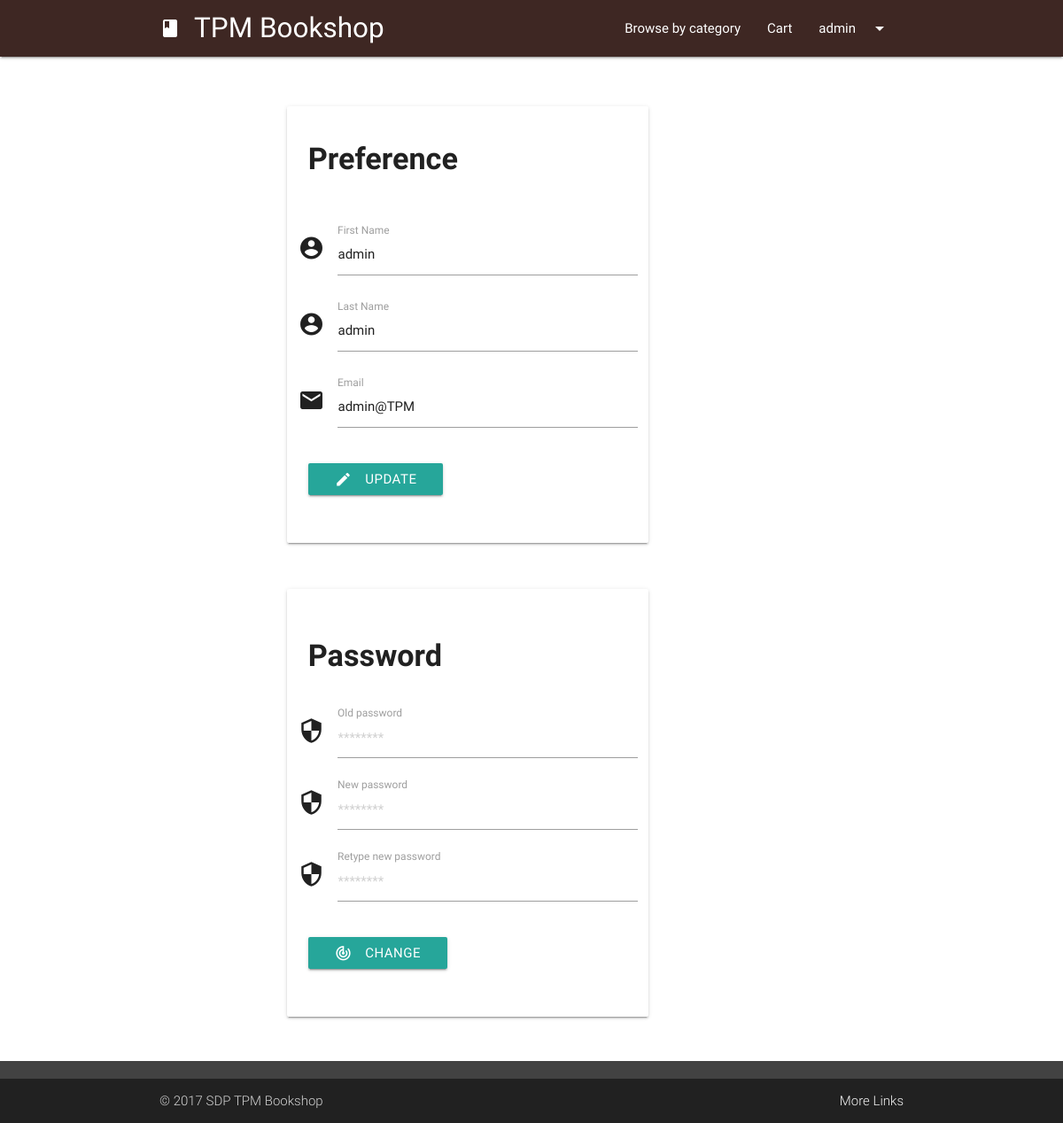
Screenshot of /settings.php (signed in) with the database file from the repository.
### tables this page shows
CREATE TABLE `user` (
  `username` varchar(255) NOT NULL,
  `fname` varchar(255) NOT NULL,
  `lname` varchar(100) NOT NULL,
  `email` varchar(255) NOT NULL,
  `password` varchar(255) NOT NULL,
  `gender` varchar(7) NOT NULL,
  `pnumber` varchar(32) NOT NULL,
  `birthday` varchar(10) DEFAULT NULL,
  `status` varchar(30) NOT NULL DEFAULT 'member',
  `registerdate` int(10) NOT NULL
);

### php/userData.php (called while the page is built)
<?php
include "connect.php";
$currentUser = $_SESSION['tpmb-user'];
$getUserData = "SELECT username, fname, lname, email FROM user WHERE username='$currentUser'";
$userData = mysqli_query($conn,$getUserData);
while($row = mysqli_fetch_assoc($userData)) {
  $fname = $row["fname"];
  $lname = $row["lname"];
  $email = $row["email"];
}
?>

### settings.php (the view, shortened to what this page needs)
<?php
include "php/userData.php";
?>
<head>
	<link type="text/css" rel="stylesheet" href="css/materialize.min.css" media="screen,projection" />
	<link type="text/css" rel="stylesheet" href="css/tpmb.css" media="screen,projection" />
</head>
<body>
  <main>
    <header>
			<?php
			  include "ui/header.php" ?>
		</header>
    <div class="container" >
        <div class="row margintop4">
          <div class="col s12 m12 l6 offset-l2">
            <div class="section">
            <div class="card-panel">
              <span>
                  <h4><b>Preference</b></h4><br>
                <div class="section">
                  <form method="POST" action="php/changeSettings.php">
                    <div class="row">
                      <div class="input-field">
                        <i class="material-icons prefix">account_circle</i>
                        <input name="fname" id="fname" type="text" class="validate" value=<?php echo $fname; ?> pattern="[A-Za-z]{2,}" required>
                        <label for="fname">First Name</label>
                      </div>
                    </div>
                    <div class="row">
                      <div class="input-field">
                        <i class="material-icons prefix">account_circle</i>
                        <input name="lname" id="lname" type="text" class="validate" value=<?php echo $lname; ?> pattern="[A-Za-z]{2,}"required>
                        <label for="lname">Last Name</label>
                      </div>
                    </div>
                    <div class="row">
                      <div class="input-field">
                        <i class="material-icons prefix">email</i>
                        <input name="email" id="email" type="text" class="validate" value=<?php echo $email; ?> required>
                        <label for="email">Email</label>
                      </div>
                    </div>
                    <button name="update" type="submit" class="waves-effect waves-light btn"><i class="material-icons prefix left">edit</i>Update</button>
                  </form>
                </div>
              </span>
            </div>
          </div>
            <div class="section">
              <div class="card-panel">
                <span>
                  <div class="section">
                    <h4><b>Password</b></h4><br>
                    <form method="POST" action="php/changeSettings.php">
                    <div class="row">
                      <div class="input-field">
                        <i class="material-icons prefix">security</i>
                        <input name="opassword" id="opassword" type="password" placeholder="********" class="validate" required>
                        <label for="opassword">Old password</label>
                      </div>
                      <div class="input-field">
                        <i class="material-icons prefix">security</i>
                        <input name="pwd" id="pwd" type="password" placeholder="********" class="validate" pattern="[0-9A-Za-z_]{7,}" required>
                        <label for="pwd">New password</label>
                      </div>
                      <div class="input-field">
                        <i class="material-icons prefix">security</i>
                        <input name="pwd2" id="pwd2" type="password" placeholder="********" class="validate" pattern="[0-9A-Za-z_]{7,}" onkeyup="check();" required>
                        <label for="pwd2" id="txtpasswordcheck">Retype new password</label>
                      </div>
                    </div>
                    <button name="chgpw" type="submit" class="waves-effect waves-light btn"><i class="material-icons prefix left">track_changes</i>Change</button>
                  </form>
                  </div>
                </span>
              </div>
              </div>
          </div>
      </div>
    </div>
  </main>
</body>

### css/tpmb.css (style rules this page uses)
body { display: flex; min-height: 100vh; flex-direction: column; }
main { flex: 1 0 auto; }
.margintop4 { margin-top : 4%; }

### rows the page displays
user: fname "admin", lname "admin", email "admin@TPM"

### other values shown
$_SESSION['tpmb-user'] "admin"
